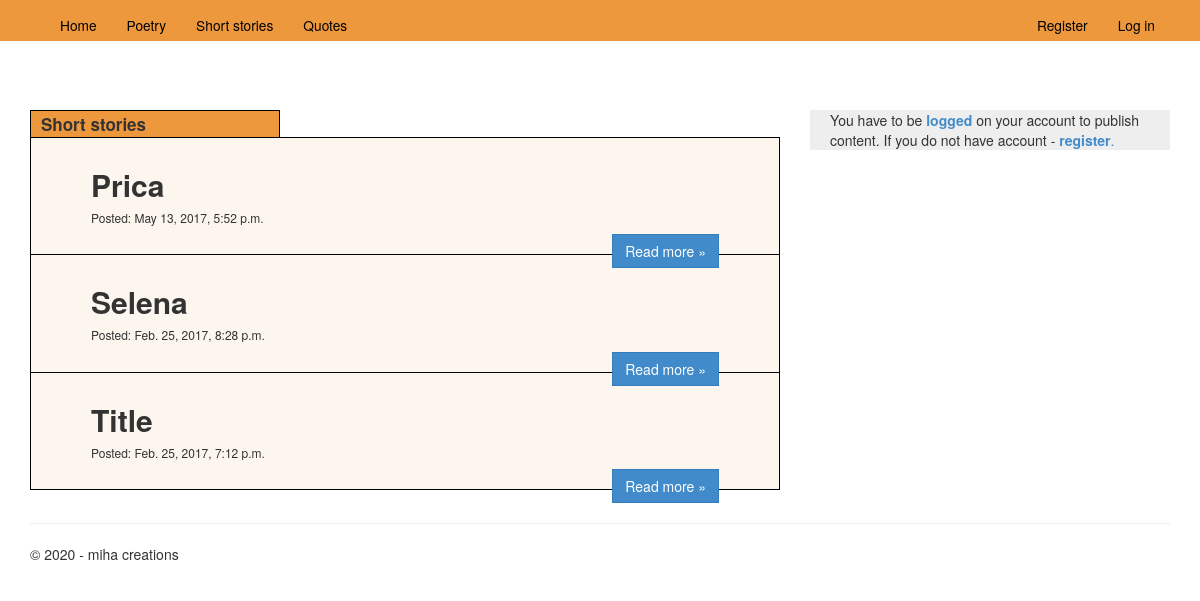
Before: /shortstories with the older database file.
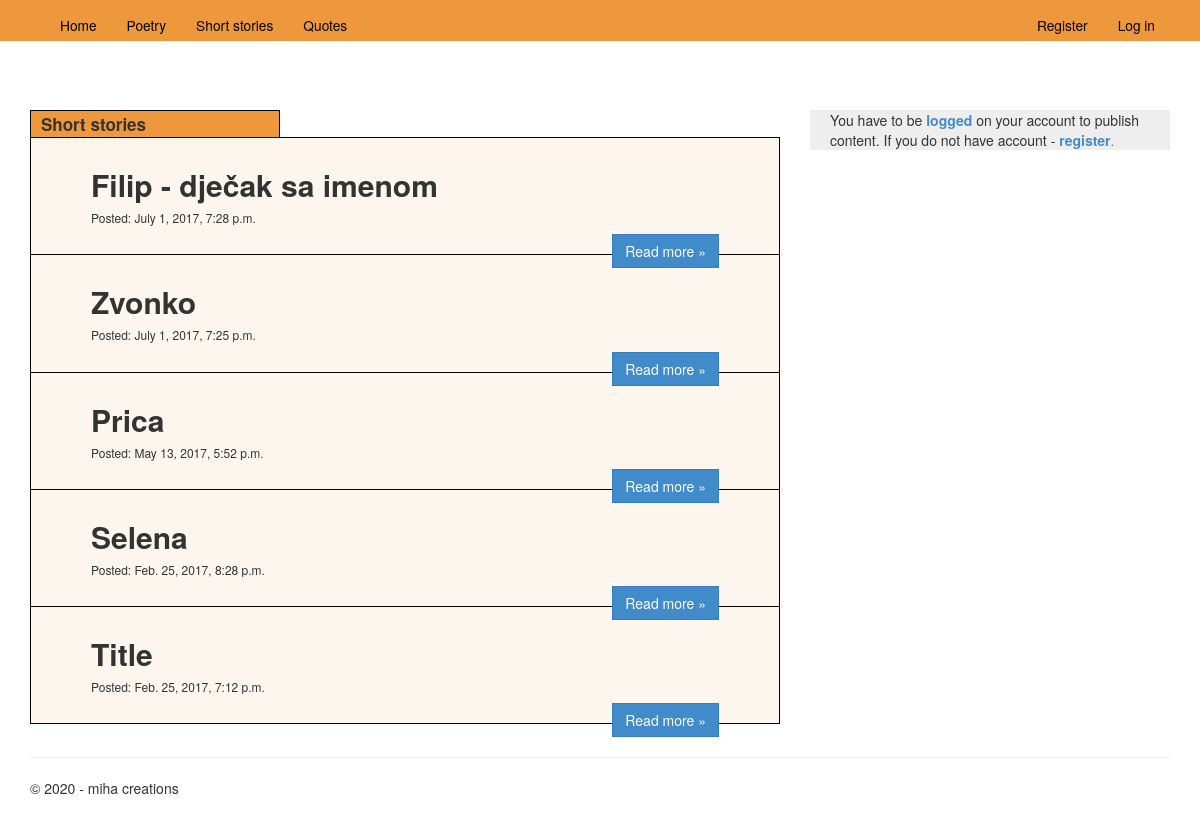
After: the same page with the newer database file.
### app/models.py (models this page shows)
class ArtPublish(models.Model):
    author_id = models.ForeignKey(User, on_delete=models.CASCADE) #do I want to remove profile i.e. art when deleting user (?!)
    date = models.DateTimeField()
    views = models.BigIntegerField()
    upvotes = models.BigIntegerField()
    text = models.TextField()
    genre = models.CharField(max_length = 30)
    title = models.CharField(max_length = 100)

### app/views.py (the view)
# urls.py: url(r'^shortstories', app.views.shortStories, name='shortstories'),
def shortStories(request):
    assert isinstance(request, HttpRequest)
    stories = ArtPublish.objects.all().filter(genre = 'Story').defer("id", "title", "date", "author_id")[::-1]
    return render(
        request,
        'app/shortStories.html', #add
        {
           'title':'Home Page',
           'year':datetime.now().year,
           'stories':stories
        }
    )

### app/templates/app/shortStories.html (shortened to what this page needs)
﻿{% extends "app/layout.html" %}
{% block content %}
<br />
<br />
<div class="row">
    <div class="col-md-8">
         <div class="rect3 box incSize">
                    <b> Short stories </b>
         </div>
              {% for story in stories %}
             <div class="jumbotron myJumbotron4">
                <h2> <b> {{story.title}} </b> </h2>
                <h6> Posted: {{story.date}} </h6>
                <p class="middle">
                <a href="/look/story/{{story.id}}" class="btn btn-primary btn-large pull-right"> Read more &raquo;</a>
                 </p>
            </div>
        {% endfor %}
    </div>
    {% include 'app/search.html' %}
</div>
{% endblock %}

Changed rows visible on the page:
added ArtPublish: title "Filip - dječak sa imenom", date "July 1, 2017, 7:28 p.m."
added ArtPublish: title "Zvonko", date "July 1, 2017, 7:25 p.m."
